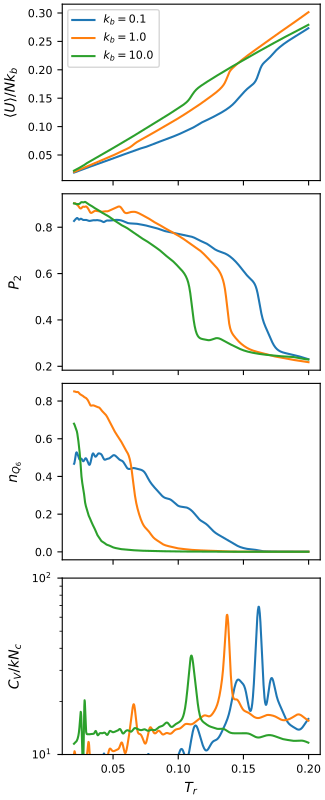

Write Python code to recreate this figure.
#!/usr/bin/env python3
# -*- coding: utf-8 -*-
"""
created on Tue June 14 08:41:00 2021

@author: pierrekawak
"""

import sys
import numpy as np
import matplotlib.pyplot as plt
import random

Nc    = 125
Nb    = 10
sigma = 1
label_prefix = r'$k_{b}=$'

names = ["T", "Em", "Cv", "q6", "P2", "n6", "r2e", "r2g", "sms"]

WL_A_file = "../Lx11.000_kb0.10_WLMC_results.out"
WL_B_file = "../Lx11.000_kb1.00_WLMC_results.out"
WL_C_file = "../Lx11.000_kb10.0_WLMC_results.out"
Lx_A      = 11.000
Lx_B      = 11.000
Lx_C      = 11.000
phi_A     = np.round(Nc*Nb*sigma**3/Lx_A**3*np.pi/6, 3)
phi_B     = np.round(Nc*Nb*sigma**3/Lx_B**3*np.pi/6, 3)
phi_C     = np.round(Nc*Nb*sigma**3/Lx_C**3*np.pi/6, 3)
kb_A      = 0.10
kb_B      = 1.00
kb_C      = 10.0

import pandas as pd
WL_A_df    = pd.read_csv(WL_A_file, index_col=False, delimiter=' ', names=names)
WL_B_df    = pd.read_csv(WL_B_file, index_col=False, delimiter=' ', names=names)
WL_C_df    = pd.read_csv(WL_C_file, index_col=False, delimiter=' ', names=names)

WL_A_df['Tr']    = WL_A_df['T']/kb_A
WL_B_df['Tr']    = WL_B_df['T']/kb_B
WL_C_df['Tr']    = WL_C_df['T']/kb_C

# filter all values under 0.01
WL_A_df = WL_A_df.loc[WL_A_df['Tr'] > 0.02]
WL_B_df = WL_B_df.loc[WL_B_df['Tr'] > 0.02]
WL_C_df = WL_C_df.loc[WL_C_df['Tr'] > 0.02]

WL_A_df = WL_A_df.loc[WL_A_df['Tr'] < 0.2]
WL_B_df = WL_B_df.loc[WL_B_df['Tr'] < 0.2]
WL_C_df = WL_C_df.loc[WL_C_df['Tr'] < 0.2]

fig, ax = plt.subplots(4, 1, sharex=True, figsize=(3.25,2.0*4), constrained_layout=True)

multiplier = 1/Nc/Nb
ax[0].plot(WL_A_df["Tr"], WL_A_df["Em"]/kb_A*multiplier, label=label_prefix+str(kb_A))
ax[0].plot(WL_B_df["Tr"], WL_B_df["Em"]/kb_B*multiplier, label=label_prefix+str(kb_B))
ax[0].plot(WL_C_df["Tr"], WL_C_df["Em"]/kb_C*multiplier, label=label_prefix+str(kb_C))
ax[0].set_ylabel(r"$\left<U\right>/Nk_{b}$", fontsize=10, labelpad=7)
ax[0].tick_params(axis='both', labelsize=8)
ax[0].legend(loc='best', fontsize=8)#, prop={'size': 6})

ax[1].plot(WL_A_df["Tr"], WL_A_df["P2"], label=label_prefix+str(kb_A))
ax[1].plot(WL_B_df["Tr"], WL_B_df["P2"], label=label_prefix+str(kb_B))
ax[1].plot(WL_C_df["Tr"], WL_C_df["P2"], label=label_prefix+str(kb_C))
ax[1].set_ylabel(r"$P_{2}$", fontsize=10, labelpad=9)
ax[1].tick_params(axis='both', labelsize=8)
#ax[1].set_ylim(0.2,1)

ax[2].plot(WL_A_df["Tr"], WL_A_df["n6"], label=label_prefix+str(kb_A))
ax[2].plot(WL_B_df["Tr"], WL_B_df["n6"], label=label_prefix+str(kb_B))
ax[2].plot(WL_C_df["Tr"], WL_C_df["n6"], label=label_prefix+str(kb_C))
ax[2].set_ylabel(r"$n_{Q_{6}}$", fontsize=10, labelpad=9.5)
ax[2].tick_params(axis='both', labelsize=8)
#ax[2].set_ylim(0,1)

multiplier = 1/Nc #/Nb
ax[3].plot(WL_A_df["Tr"], WL_A_df["Cv"]*multiplier, label=label_prefix+str(kb_A))
ax[3].plot(WL_B_df["Tr"], WL_B_df["Cv"]*multiplier, label=label_prefix+str(kb_B))
ax[3].plot(WL_C_df["Tr"], WL_C_df["Cv"]*multiplier, label=label_prefix+str(kb_C))
ax[3].set_ylabel(r"$C_{V}/kN_{c}$", fontsize=10, labelpad=7)
ax[3].set_xlabel(r"$T_{r}$", fontsize=10, labelpad=5)
ax[3].tick_params(axis='both', labelsize=8)
ax[3].set_yscale('log')
from matplotlib.ticker import ScalarFormatter, NullFormatter
#ax[3].yaxis.set_major_formatter(ScalarFormatter())
ax[3].yaxis.set_minor_formatter(NullFormatter())
ax[3].set_ylim(10,100)

#plt.subplots_adjust(left=0.168, top=0.999, bottom=0.05, right=0.998, hspace=0.1)

import os
basename = os.path.splitext(__file__)[0]
plt.savefig(basename+".pdf")
